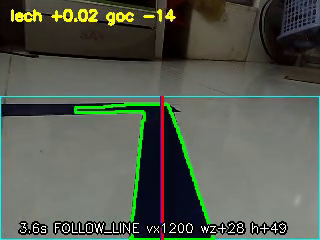
#> input picture frame 112 of videos/trip_0017.mp4, 320 x 240 px, given in place of the camera
$ python cam_qr_test.py 5
#> lines starting #> are read from the running program, lines starting #| are printed output that depends on the picture; after the words box and inside, x2 and y2 are one past the last pixel; in counts of white or black regions, pixels touching at a corner belong together
#!/usr/bin/env python3
"""Xem camera USB va doc ma QR. Bam q de thoat.
Chay: python3 cam_qr_test.py [so_thiet_bi]   (mac dinh 2 = Rapoo tren laptop)"""
import sys, time, cv2

dev = int(sys.argv[1]) if len(sys.argv) > 1 else 2
cap = cv2.VideoCapture(dev, cv2.CAP_V4L2)
cap.set(cv2.CAP_PROP_FOURCC, cv2.VideoWriter_fourcc(*'MJPG'))
cap.set(cv2.CAP_PROP_FRAME_WIDTH, 1280)
cap.set(cv2.CAP_PROP_FRAME_HEIGHT, 720)
if not cap.isOpened():
    sys.exit(f"Khong mo duoc /dev/video{dev}")

qr = cv2.QRCodeDetector()
# OpenCV cai bang apt (Ubuntu) thieu thu vien giai ma QR: thu giai 1 ma tu tao de biet
try:
    img = cv2.resize(cv2.QRCodeEncoder.create().encode("test"), (200, 200), interpolation=cv2.INTER_NEAREST)
    qr_ok = qr.detectAndDecode(cv2.copyMakeBorder(img, 40, 40, 40, 40, cv2.BORDER_CONSTANT, value=255))[0] == "test"
except Exception:
    qr_ok = False
if not qr_ok:
    print("OpenCV nay khong giai ma QR duoc, chi hien hinh. Cai: pip3 install --user opencv-python")
last = ""
t0, n, fps = time.time(), 0, 0.0
while True:
    ok, f = cap.read()
#> f is the input picture: shape (240, 320, 3); mean B, G, R 80.2, 91.5, 85.7
    if not ok:
        break
    text, pts = qr.detectAndDecode(f)[:2] if qr_ok else ("", None)
#> text = ''
    if pts is not None and text:
        cv2.polylines(f, [pts.astype(int).reshape(-1, 2)], True, (0, 255, 0), 3)
        cv2.putText(f, text, (20, 60), cv2.FONT_HERSHEY_SIMPLEX, 1.2, (0, 255, 0), 3)
        if text != last:
            print("QR:", text)
            last = text
    n += 1
    if time.time() - t0 >= 1:
        fps, n, t0 = n / (time.time() - t0), 0, time.time()
    cv2.putText(f, f"{fps:.0f} fps", (20, f.shape[0] - 20), cv2.FONT_HERSHEY_SIMPLEX, 0.8, (0, 200, 255), 2)
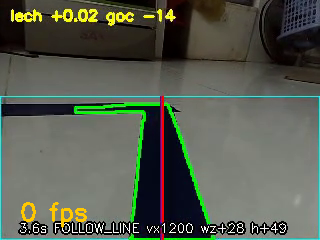
#> f: shape (240, 320, 3); 0.59% of pixels changed, all inside (x1, y1, x2, y2) = (21, 202, 87, 228)
    cv2.imshow("Rapoo C260 - bam q de thoat", f)
    if cv2.waitKey(1) & 0xFF == ord('q'):
#> (key q is pressed here)
        break
cap.release()
cv2.destroyAllWindows()

$ run again, starting later in the video
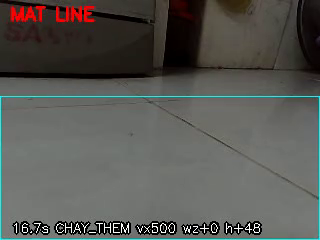
#> input picture frame 504 of videos/trip_0017.mp4, 320 x 240 px, given in place of the camera
#> f is the input picture: shape (240, 320, 3); mean B, G, R 83.7, 87.7, 87.6
#> text = ''
#> `cv2.putText(f, f"{fps:.0f} fps", (20, f.shape[0] - 20), cv2.FONT_HERSH..`:
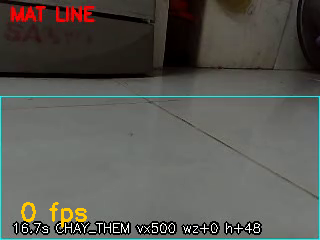
#> f: shape (240, 320, 3); 0.59% of pixels changed, all inside (x1, y1, x2, y2) = (21, 202, 87, 228)

$ run again, starting later in the video
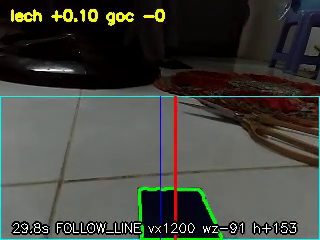
#> input picture frame 896 of videos/trip_0017.mp4, 320 x 240 px, given in place of the camera
#> f is the input picture: shape (240, 320, 3); mean B, G, R 61.9, 67.8, 66.7
#> text = ''
#> `cv2.putText(f, f"{fps:.0f} fps", (20, f.shape[0] - 20), cv2.FONT_HERSH..`:
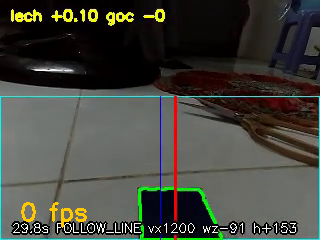
#> f: shape (240, 320, 3); 0.59% of pixels changed, all inside (x1, y1, x2, y2) = (21, 202, 87, 228)
